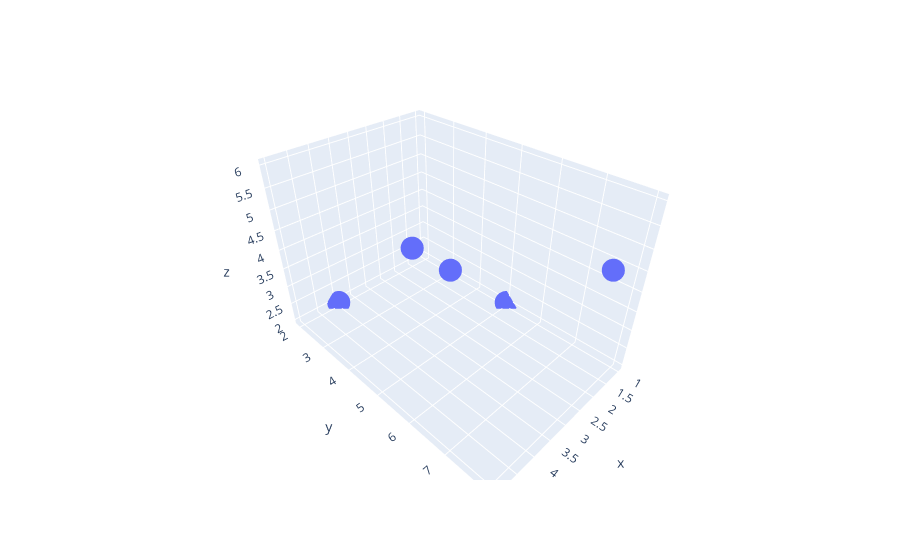

Notebook code cell kept with this figure:
### Markdown cell above
13.  Create a 3D scatter plot using Plotly.

### Code cell
import plotly.express as px

x =[1,2,5,4,4]
y=[5,8,7,5,2]
z =[2,5,6,5,2]
fig =px.scatter_3d(x=x ,y=y,z=z)
fig.show()

### Figure 1 — Plotly figure (JSON) as saved in the notebook; plotly's stock layout.template omitted (floating-point values rounded to 4 significant figures)
{"data": [{"hovertemplate": "x=%{x}<br>y=%{y}<br>z=%{z}<extra></extra>", "legendgroup": "", "marker": {"color": "#636efa", "symbol": "circle"}, "mode": "markers", "name": "", "scene": "scene", "showlegend": false, "type": "scatter3d", "x": [1, 2, 5, 4, 4], "y": [5, 8, 7, 5, 2], "z": [2, 5, 6, 5, 2]}], "layout": {"legend": {"tracegroupgap": 0}, "margin": {"t": 60}, "scene": {"domain": {"x": [0, 1], "y": [0, 1]}, "xaxis": {"title": {"text": "x"}}, "yaxis": {"title": {"text": "y"}}, "zaxis": {"title": {"text": "z"}}}}}
